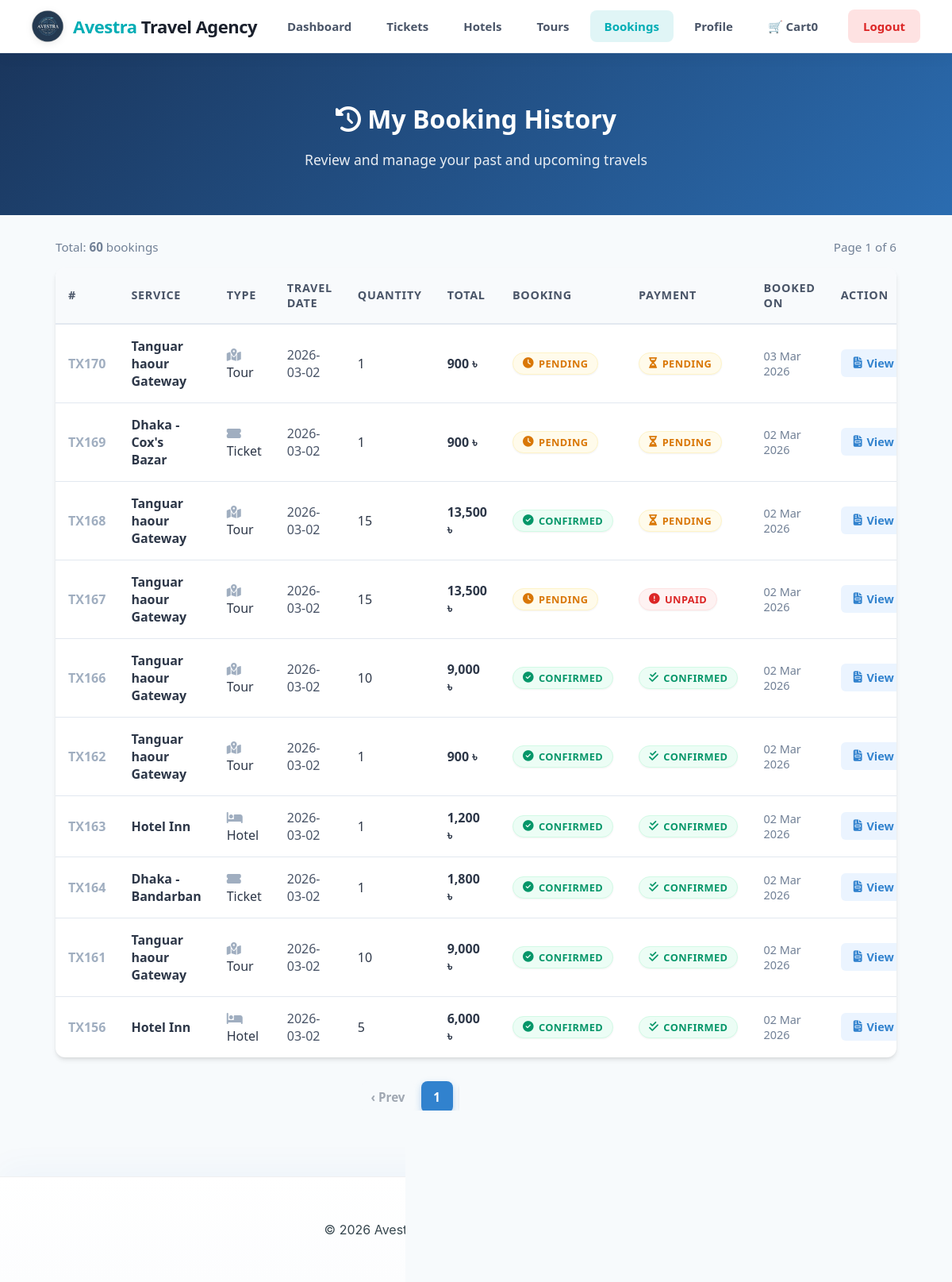
Page /User/views/bookingHistory.php (signed in) on the committed database.
### tables this page shows
CREATE TABLE `bookings` (
  `id` int(11) NOT NULL,
  `user_email` varchar(255) NOT NULL,
  `service_type` varchar(50) NOT NULL,
  `service_name` varchar(255) NOT NULL,
  `travel_date` date NOT NULL,
  `quantity` int(11) NOT NULL,
  `total_price` decimal(10,2) NOT NULL,
  `booking_status` varchar(50) NOT NULL,
  `payment_status` varchar(50) NOT NULL,
  `payment_method` varchar(50) DEFAULT NULL,
  `created_at` datetime NOT NULL
);

### User/views/dark_mode.php (called while the page is built, shortened)
<?php
$session_theme_set = isset($_SESSION['user_theme']) || isset($_SESSION['settings']['dark_mode']);
?>

### User/views/bookingHistory.php (the view, shortened to what this page needs)
<?php
include 'dark_mode.php';
include '../database/dbconnection.php';
$email = $_SESSION['email'];
$limit = 10;
$page = isset($_GET['page']) && is_numeric($_GET['page']) && $_GET['page'] > 0 ? (int)$_GET['page'] : 1;
$offset = ($page - 1) * $limit;
$count_stmt = $conn->prepare("SELECT COUNT(*) as total FROM bookings WHERE user_email = ?");
$count_stmt->bind_param("s", $email);
$count_stmt->execute();
$count_result = $count_stmt->get_result();
$total_bookings = $count_result->fetch_assoc()['total'];
$total_pages = $total_bookings > 0 ? ceil($total_bookings / $limit) : 1;
$stmt = $conn->prepare("
    SELECT id, service_name, service_type, travel_date, quantity, total_price,
           booking_status, payment_status, created_at
    FROM bookings
    WHERE user_email = ?
    ORDER BY created_at DESC
    LIMIT ? OFFSET ?
");
$stmt->bind_param("sii", $email, $limit, $offset);
$stmt->execute();
$result = $stmt->get_result();
?>
<!DOCTYPE html>
<html lang="en">
<head>
    <link rel="stylesheet" href="../styleSheets/user.css">
    <link rel="stylesheet" href="../styleSheets/bookingHistory.css">
    <link rel="stylesheet" href="../styleSheets/footer.css">
    <link rel="stylesheet" href="../node_modules/@fortawesome/fontawesome-free/css/all.min.css"/>
    <link rel="stylesheet" href="../styleSheets/user-dark-mode.css?v=<?php echo time(); ?>">
</head>
<body class="<?= $session_theme_set ? ($is_dark ? 'dark-mode' : 'light-mode') : '' ?>">
<?php include 'nav.php'; ?>
<div class="bh-hero">
    <h1 class="bh-hero-title"><i class="fas fa-history"></i> My Booking History</h1>
    <p class="bh-hero-sub">Review and manage your past and upcoming travels</p>
</div>
<div class="bh-container">
    <?php if ($result->num_rows === 0): ?>
        <div class="bh-card bh-empty">
            <i class="fas fa-folder-open"></i>
            <h3>No Bookings Found</h3>
            <p>You haven't made any bookings yet. Start exploring our packages today!</p>
        </div>
    <?php else: ?>
        <div style="margin-bottom: 16px; display: flex; justify-content: space-between; align-items: center; color: #718096; font-size: 0.95rem; font-weight: 500;">
            <span>Total: <strong><?= $total_bookings ?></strong> booking<?= $total_bookings !== 1 ? 's' : '' ?></span>
            <span>Page <?= $page ?> of <?= $total_pages ?></span>
        </div>
        <div class="bh-card">
            <div style="overflow-x: auto;">
                <table class="bh-table">
                    <tr>
                        <th>#</th>
                        <th>Service</th>
                        <th>Type</th>
                        <th>Travel Date</th>
                        <th>Quantity</th>
                        <th>Total</th>
                        <th>Booking</th>
                        <th>Payment</th>
                        <th>Booked On</th>
                        <th>Action</th>
                    </tr>
                    <?php
                    while ($row = $result->fetch_assoc()):
                        $book_status = strtolower($row['booking_status']);
                        $pay_status = strtolower($row['payment_status']);
                    ?>
                        <tr>
                            <td><span style="color: #a0aec0; font-weight: 600;">TX<?= 100 + (int)$row['id'] ?></span></td>
                            <td style="font-weight: 600;"><?= htmlspecialchars($row['service_name']) ?></td>
                            <td>
                                <?php
                                    $icon = 'fa-suitcase';
                                    if ($row['service_type'] === 'ticket') $icon = 'fa-ticket-alt';
                                    if ($row['service_type'] === 'hotel') $icon = 'fa-bed';
                                    if ($row['service_type'] === 'tour') $icon = 'fa-map-marked-alt';
                                ?>
                                <i class="fas <?= $icon ?>" style="color: #a0aec0; margin-right: 4px;"></i>
                                <?= ucfirst($row['service_type']) ?>
                            </td>
                            <td style="color: #4a5568;"><?= htmlspecialchars($row['travel_date']) ?></td>
                            <td><?= (int)$row['quantity'] ?></td>
                            <td style="font-weight: 600; color: #2d3748;"><?= number_format((float)$row['total_price'], 0) ?> ৳</td>
                            <td>
                                <span class="bh-status bh-status-<?= $book_status ?>">
                                    <?php if ($book_status === 'confirmed'): ?>
                                        <i class="fas fa-check-circle"></i>
                                    <?php elseif ($book_status === 'pending'): ?>
                                        <i class="fas fa-clock"></i>
                                    <?php elseif ($book_status === 'rejected' || $book_status === 'cancelled'): ?>
                                        <i class="fas fa-times-circle"></i>
                                    <?php endif; ?>
                                    <?= ucfirst($book_status) ?>
                                </span>
                            </td>
                            <td>
                                <span class="bh-status bh-status-<?= $pay_status ?>">
                                    <?php if ($pay_status === 'paid' || $pay_status === 'success'): ?>
                                        <i class="fas fa-check-double"></i> Confirmed
                                    <?php elseif ($pay_status === 'pending'): ?>
                                        <i class="fas fa-hourglass-half"></i> Pending
                                    <?php else: ?>
                                        <i class="fas fa-exclamation-circle"></i> <?= ucfirst($pay_status) ?>
                                    <?php endif; ?>
                                </span>
                            </td>
                            <td style="color: #718096; font-size: 0.9rem;"><?= date("d M Y", strtotime($row['created_at'])) ?></td>
                            <td>
                                <a href="invoice.php?id=<?= (int)$row['id'] ?>" class="bh-view-btn">
                                    <i class="fas fa-file-invoice"></i> View
                                </a>
                            </td>
                        </tr>
                    <?php endwhile; ?>
                </table>
            </div>
        </div>
        <?php if ($total_pages > 1): ?>
        <nav class="bh-pagination" aria-label="Pagination">
            <?php if ($page > 1): ?>
                <a class="bh-page-btn" href="bookingHistory.php?page=<?= $page - 1 ?>">‹ Prev</a>
            <?php else: ?>
                <span class="bh-page-btn disabled">‹ Prev</span>
            <?php endif; ?>
            <?php
            $start = max(1, $page - 2);
            $end   = min($total_pages, $page + 2);
            for ($p = $start; $p <= $end; $p++): ?>
                <?php if ($p === $page): ?>
                    <span class="bh-page-btn active"><?= $p ?></span>
                <?php else: ?>
                    <a class="bh-page-btn" href="bookingHistory.php?page=<?= $p ?>"><?= $p ?></a>
                <?php endif; ?>
            <?php endfor; ?>
            <?php if ($page < $total_pages): ?>
                <a class="bh-page-btn" href="bookingHistory.php?page=<?= $page + 1 ?>">Next ›</a>
            <?php else: ?>
                <span class="bh-page-btn disabled">Next ›</span>
            <?php endif; ?>
        </nav>
        <?php endif; ?>
    <?php endif; ?>
</div>
</body>
<?php include 'footer.php'; ?>
</html>

### User/styleSheets/user.css (style rules this page uses)
* { box-sizing: border-box; }
body { margin: 0; font-family: 'Segoe UI', Arial, sans-serif; background: #f4f6f8; color: #222; }

### User/views/bookingHistory.php (style rules this page uses)
body { background-color: #f7fafc; }
.bh-hero { background: linear-gradient(135deg, #1A365D 0%, #2B6CB0 100%); color: white; padding: 40px 20px; text-align: center; margin-bottom: 30px; }
.bh-hero-title { font-size: 2rem; font-weight: 700; margin-bottom: 10px; }
.bh-hero-sub { font-size: 1.1rem; opacity: 0.9; }
.bh-container { max-width: 1100px; margin: 0 auto 60px; padding: 0 20px; }
.bh-card { background: white; border-radius: 12px; box-shadow: 0 4px 6px -1px rgba(0, 0, 0, 0.1), 0 2px 4px -1px rgba(0, 0, 0, 0.06); overflow: hidden; }
.bh-table { width: 100%; border-collapse: collapse; text-align: left; }
.bh-table th { background-color: #f8fafc; color: #4a5568; font-weight: 600; padding: 16px; font-size: 0.9rem; text-transform: uppercase; letter-spacing: 0.05em; border-bottom: 2px solid #e2e8f0; }
.bh-table td { padding: 16px; color: #2d3748; border-bottom: 1px solid #e2e8f0; vertical-align: middle; }
.bh-table tr:last-child td { border-bottom: none; }
.bh-status { padding: 4px 12px; border-radius: 100px; font-size: 0.8rem; font-weight: 700; display: inline-flex; align-items: center; gap: 6px; text-transform: uppercase; letter-spacing: 0.03em; box-shadow: 0 1px 2px rgba(0,0,0,0.05); }
.bh-status i { font-size: 0.85rem; }
.bh-status-confirmed, .bh-status-completed, .bh-status-paid, .bh-status-success { background-color: #ecfdf5; color: #059669; border: 1px solid #d1fae5; }
.bh-status-pending { background-color: #fffbeb; color: #d97706; border: 1px solid #fef3c7; }
.bh-status-cancelled, .bh-status-failed, .bh-status-rejected, .bh-status-unpaid { background-color: #fef2f2; color: #dc2626; border: 1px solid #fee2e2; }
.bh-view-btn { display: inline-flex; align-items: center; gap: 6px; padding: 8px 16px; background-color: #ebf4ff; color: #3182ce; text-decoration: none; border-radius: 6px; font-size: 0.9rem; font-weight: 600; transition: all 0.2s; }
.bh-pagination { display: flex; justify-content: center; gap: 8px; margin-top: 30px; align-items: center; }
.bh-page-btn { display: inline-flex; align-items: center; justify-content: center; min-width: 40px; height: 40px; padding: 0 12px; border-radius: 8px; background: white; color: #4a5568; text-decoration: none; font-weight: 600; font-size: 0.95rem; box-shadow: 0 1px 3px rgba(0,0,0,0.1); transition: all 0.2s; }
.bh-page-btn.active { background: #3182ce; color: white; box-shadow: 0 4px 10px rgba(49,130,206,0.3); }
.bh-page-btn.disabled { opacity: 0.5; cursor: not-allowed; box-shadow: none; background: #f7fafc; }

### rows in the picture
bookings: 100 + (int)$row['id'] "170", service_name "Tanguar haour Gateway", service_type "Tour", travel_date "2026-03-02", quantity "1", total_price "900", booking_status "PENDING", payment_status "pending" (drawn), created_at "03 Mar 2026"
bookings: 100 + (int)$row['id'] "169", service_name "Dhaka - Cox's Bazar", service_type "Ticket", travel_date "2026-03-02", quantity "1", total_price "900", booking_status "PENDING", payment_status "pending" (drawn), created_at "02 Mar 2026"
bookings: 100 + (int)$row['id'] "168", service_name "Tanguar haour Gateway", service_type "Tour", travel_date "2026-03-02", quantity "15", total_price "13,500", booking_status "CONFIRMED", payment_status "pending" (drawn), created_at "02 Mar 2026"
bookings: 100 + (int)$row['id'] "167", service_name "Tanguar haour Gateway", service_type "Tour", travel_date "2026-03-02", quantity "15", total_price "13,500", booking_status "PENDING", payment_status "UNPAID", created_at "02 Mar 2026"
bookings: 100 + (int)$row['id'] "166", service_name "Tanguar haour Gateway", service_type "Tour", travel_date "2026-03-02", quantity "10", total_price "9,000", booking_status "CONFIRMED", payment_status "paid" (drawn), created_at "02 Mar 2026"
bookings: 100 + (int)$row['id'] "162", service_name "Tanguar haour Gateway", service_type "Tour", travel_date "2026-03-02", quantity "1", total_price "900", booking_status "CONFIRMED", payment_status "paid" (drawn), created_at "02 Mar 2026"
bookings: 100 + (int)$row['id'] "163", service_name "Hotel Inn", service_type "Hotel", travel_date "2026-03-02", quantity "1", total_price "1,200", booking_status "CONFIRMED", payment_status "paid" (drawn), created_at "02 Mar 2026"
bookings: 100 + (int)$row['id'] "164", service_name "Dhaka - Bandarban", service_type "Ticket", travel_date "2026-03-02", quantity "1", total_price "1,800", booking_status "CONFIRMED", payment_status "paid" (drawn), created_at "02 Mar 2026"
bookings: 100 + (int)$row['id'] "161", service_name "Tanguar haour Gateway", service_type "Tour", travel_date "2026-03-02", quantity "10", total_price "9,000", booking_status "CONFIRMED", payment_status "paid" (drawn), created_at "02 Mar 2026"
bookings: 100 + (int)$row['id'] "156", service_name "Hotel Inn", service_type "Hotel", travel_date "2026-03-02", quantity "5", total_price "6,000", booking_status "CONFIRMED", payment_status "paid" (drawn), created_at "02 Mar 2026"

### other values in the picture
$total_bookings "60"
$page "1"
$total_pages "6"
